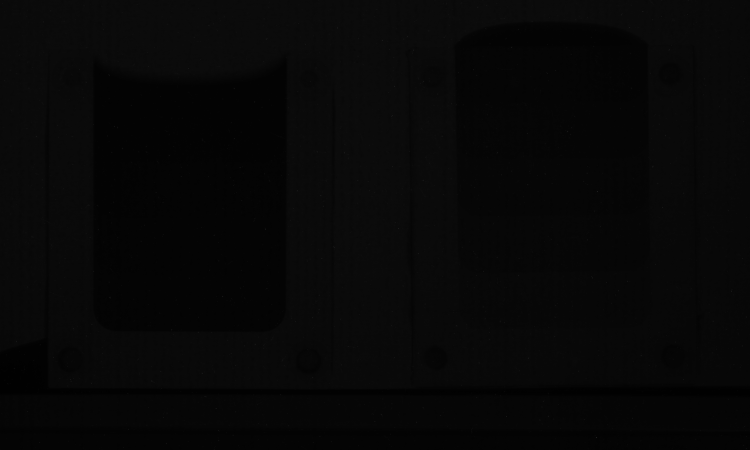
#> input picture tutorials/00_Common/data/stepwedge/exp10s_h2o.tif, 1500 x 900 px (shown at 1/2 size); the run also reads 1 picture not shown here
$ jupyter execute --allow-errors 01_Analysis_AttenuationCoefficient_solution.ipynb
#> lines starting #> are read from the running program, lines starting #| are printed output that depends on the picture
<p style="font-size:2em;padding-bottom: 0.5em; font-weight: bold;">
<em>E-learning course on <br / ><br / >
Advanced Neutron Imaging</em>
</p>

# Measuring the attenuation coefficient of water using neutron imaging
## Solution
Anders Kaestner, Laboratory for Neutron Scattering and Imaging, Paul Scherrer Institut, 2023

## Tutorial objectives

- Learning how to work with images in python.
- Understanding how the water content can be quantified from images.
    - Normalization
    - Correcting for scattering
    - Estimating the attenation coefficient of water (video demonstration).

### Loading some needed packages

[cell 1]
import numpy as np
import matplotlib.pyplot as plt
import tifffile as tiff
import pandas as pd
import skimage.morphology as morph
import sys

if "google.colab" in sys.modules:
    # Running on colab we need to download repos from github
    !rm -rf scripts
    !rm -rf QuantifyingNeutronImages
    !git clone https://github.com/ImagingELearning/QuantifyingNeutronImages.git
    !git clone https://github.com/neutronimaging/scripts.git
    data_path="/content/QuantifyingNeutronImages/tutorials/00_Common/data/"
    sys.path.append("/content/scripts/python")
else:
    # Running locally on your computer
    data_path = "../00_Common/data/"

import sys
sys.path.append('../00_Common/')
import amglib.bb as bb

## Working with images
In this section you will be given some useful image operations that you'll need during the tutorial.

### Load and inspect images
In this tutorial, we will work with tiff images. These are best read using the ```tifffile``` package.

[cell 2]
img=tiff.imread(data_path+'stepwedge/exp10s_h2o.tif')
#> img is the input picture: shape (900, 1500) uint16; min 373, max 21115, mean 1941.7

The ```imread``` can read single and multi-frame tiff images. Multi-frame are either volumes or time-series of 2D-images.

The loaded image is essentially a large 2D or 3D matrix and inspecting the individual number does rarely make sense. Therefore, we need a way to display the images. This is provided by the package ```matplotlib.pyplot```:

[cell 3]
plt.imshow(img);

This image has some outliers and the relevant information is too dark. This can be adjusted using ```vmin``` and ```vmax```.

[cell 4]
plt.imshow(img,vmin=300, vmax=4000);

We should also add some decorations like axis labels, title and colorbar to the image.

[cell 5]
plt.imshow(img,vmin=300, vmax=4000);
plt.colorbar(shrink=0.75)
plt.title('Step wedge')
plt.xlabel('x axis [pixels]')
plt.ylabel('y axis [pixels]');
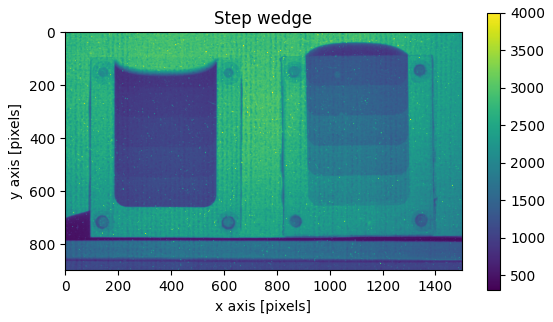
#> figure drawn by matplotlib, 2 panels

We may not want to work with both wedges at the same time. Then we can crop using array slicing. The intervals are give with the colon separator e.g. here 750:1450 means we use the columns in this interval. Note also that the rows are specified with a single colon. This means we use all rows.

[cell 6]
plt.imshow(img[:,750:1450],vmin=300, vmax=4000);
plt.colorbar(shrink=0.75)
plt.title('Cropped step wedge')
plt.xlabel('x axis [pixels]')
plt.ylabel('y axis [pixels]');
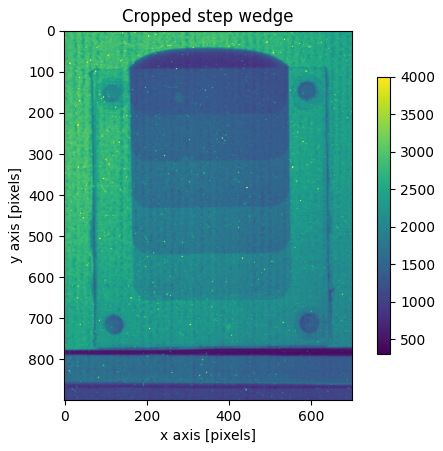
#> figure drawn by matplotlib, 2 panels

### Image calculations
The images are often manipulated pixelwise the arithmetic operations are applied for each pixel in the image individually. This can be done with two images with the same shape or with constants

```python
c=a+b
d=3.14*c
f=(c-a)/b
```

With the numpy package you can also apply many functions
```python
c=np.log(b)
a=np.sin(x)
```

### Working on selected pixels
Sometimes it is needed to adjust a selection of pixels to avoid bad calculations like division by zero etc.

```python
a[a<1]=1
```
finds all pixels with values less than one and replaces them by one.

## Determining the attenuation coefficient of water
Neutrons are very sensitive to hydrogen. This fact is often used in neutron imaging to measure the local water content in a sample. The thickness of water behind each pixel can be determined using Beer-Lambert's law

$$I_{wet}=I_0 e^{-\int_L \mu(x)dx}$$

which simplifies to

$$I=I_0 e^{-\left(l_{H_2O}\cdot\mu_{H_2O}+l_{sand}\cdot\mu_{sand}+l_{container}\cdot\mu_{container}\right)}$$

The terms for _sand_ and _container_ can be removed with help of reference images, which leaves us with the term for water $l_{H_2O}\cdot\mu_{H_2O}$. Here, $l_{H_2O}$ is the thinkness of water which is the information we want to know and $\mu_{H_2O}$ is the attenuation coefficient of water. Now, this measurement provides more information than we actually need. Therefore, we need a reference meassurement if the container with dry sand.

$$I_{dry}=I_0 e^{-\left(l_{sand}\cdot\mu_{sand}+l_{container}\cdot\mu_{container}\right)}$$

Dividing $I_{wet}$ by $I_{dry}$ like

$$T_{H_2O}=\frac{I_{wet}}{I_{dry}}=e^{-l_{H_2O}\cdot\mu_{H_2O}}$$

Gives us the transmission contribution of water. This result still doesn't tell us the water thickness. For that, we need to know the attenuation coefficient of water $\mu_{H_2O}$ which we will estimate in the first exercise.

### Using a step wedge
A step wedge is a wedge shaped device with step wise increasing material thickness. This allows to determine the attenuation coefficient for different thicknesses and thereby increasing the accuracy of the estimate compared to measuring for a single thickness.

A step wedge for liquids is a container in which you pour the liquid. It is best to use a container with constant wall thickness to reduce the uncertainty of changing amounts of material besides the liqiud itself. The wedges used in this experiment have the steps
0.5, 1.0, 1.5, 2.0, 2.5 mm for the thinner wedge and 3.0, 3.5, 4.0, 4.5, 5.0 mm for the thicker wedge.

For this task you'll need a collection of images.
1. Reference images, open beam and dark current.
2. One image of the empty container.
3. One image of the filled container.

It is important that the contatiner is not displaced between 2. and 3., otherwise there will be normalization errors. The data is located in the folder ```../data/stepwedge``` where the filenames indicate the file contents and also which exposure time was used.

### Video - Explaining the step wedge
<video controls src="movies/StepWedges.mp4" height="300px" type="video/mp4"></video>

[On youtube](https://youtu.be/lIwCt-yH3io)

### Video - Using the step wedge in the beamline
<video controls src="movies/ICONStepWedgeExperiment.mp4" height="300px" type="video/mp4"></video>

[On youtube](https://youtu.be/kFioGk9Ckog)

### Computing the attenuation coefficient - part 1
In this exercise you will load an image with a stepwedge and reference images for open beam and dark current. These images will be used to calculate $\mu$ for different thicknesses. Please note here that the step wedge container material is also included in the image. This means that you will include the contribution of $l_{container}\cdot\mu_{container}$ in your measurement. How can you compensate for this term?

#> (a cell that did not finish here is left out)

[cell 8]
## Solution
dc    = tiff.imread('../00_common/data/stepwedge/exp60s_dc.tif')
ob    = tiff.imread('../00_common/data/stepwedge/exp60s_ob.tif')
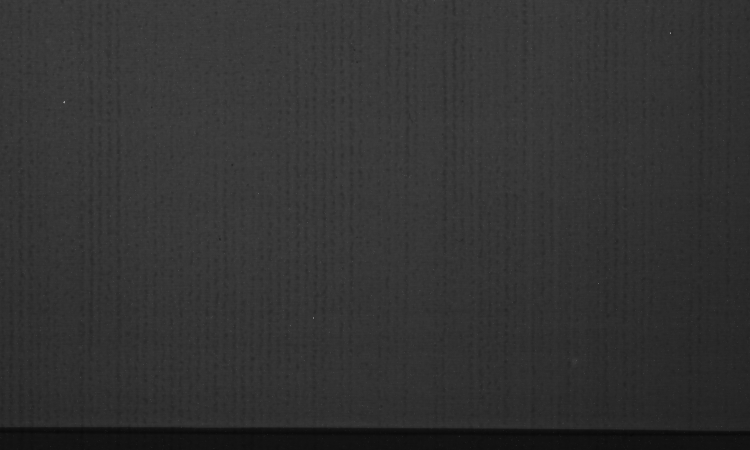
#> input picture tutorials/00_Common/data/stepwedge/exp60s_ob.tif, 1500 x 900 px, found by its file name (shown at 1/2 size)
#> ob is the input picture: shape (900, 1500) uint16; min 1976, max 63631, mean 12988.3
empty = tiff.imread('../00_common/data/stepwedge/exp60s_empty.tif')
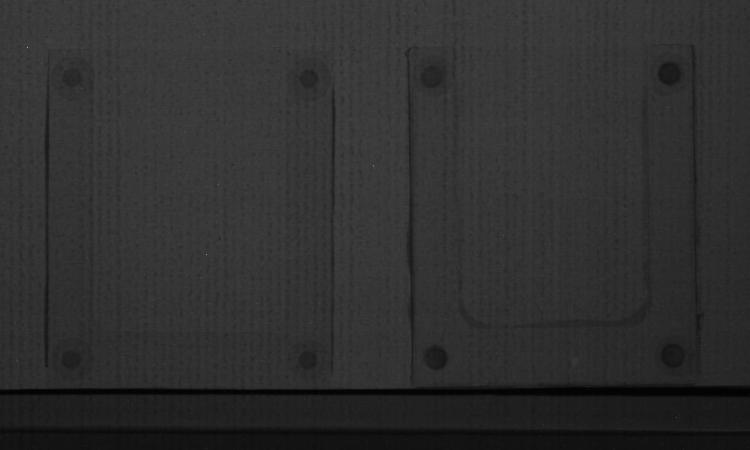
#> input picture tutorials/00_Common/data/stepwedge/exp60s_empty.tif, 1500 x 900 px, found by its file name (shown at 1/2 size)
#> empty is the input picture: shape (900, 1500) uint16; min 816, max 64076, mean 12237.2
h2o   = tiff.imread('../00_common/data/stepwedge/exp60s_h2o.tif')
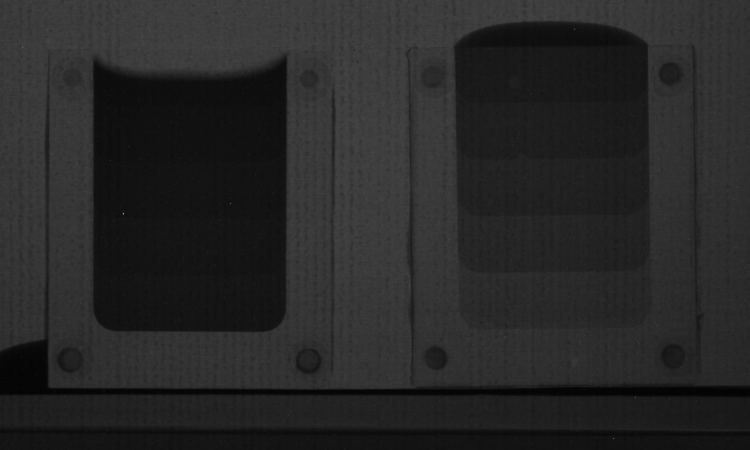
#> input picture tutorials/00_Common/data/stepwedge/exp60s_h2o.tif, 1500 x 900 px, found by its file name (shown at 1/2 size)
#> h2o is the input picture: shape (900, 1500) uint16; min 911, max 64075, mean 10209.6

fig, ax = plt.subplots(1,4,figsize=(15,5))

ax[0].imshow(dc,vmin=200,vmax=400)
ax[0].set_title('DC')
ax[1].imshow(ob,vmin=300,vmax=20000)
ax[1].set_title('OB')
ax[2].imshow(empty,vmin=300,vmax=20000)
ax[2].set_title('Empty')
ax[3].imshow(h2o,vmin=300,vmax=20000)
ax[3].set_title('H2O');

Ideally, you should be able to calculate
$$p=\int_L \mu(x)dx= -log\left(\frac{I}{I_0}\right)$$
Technically, there are two details to handle when you want to normalize your images
1. The detector adds a bias to the images due to the dark current noise.
2. The neutron source is not operating with constant flux

Therefore, we have to modify the equation to
$$p=\int_L \mu(x)dx= -log\left(\frac{I-I_{DC}}{I_0-I_{DC}}\cdot \frac{D(I_0-I_{DC})}{D(I-I_{DC})}\right)$$
where $I_0$ is a dark current image and $D(\cdot)$ is a dose operator. The dose is often measured as the average gray level in a region on the side of the measured object. To do this you have to identify the coordinates of the region you like to use and use array slicing and the average operation, e.g. ```img[100:150, 200:250].mean()``` will compute the average value in the region of rows 100 to 150 and columns 200 to 250. The logarithm function is provided by numpy as ```np.log()```.

[cell 9]
# Normalize (your code)

Subtract DC and adjust pixels less than '1' to '1'.

[cell 10]
## Solution
empty = empty - dc
empty[empty<1]=1
h2o = h2o - dc
h2o[h2o<1]=1

Locate a region to compute the dose

[cell 11]
# Solution
plt.imshow(h2o)
#plt.imshow(h2o[200:300,720:750])

# doses
d  = h2o[200:300,720:750].mean()
#> d = 15679.9
d0 = empty[200:300,720:750].mean()
#> d0 = 14831.5

[cell 12]
# solution continued
p=-np.log(d0/d*h2o/empty)
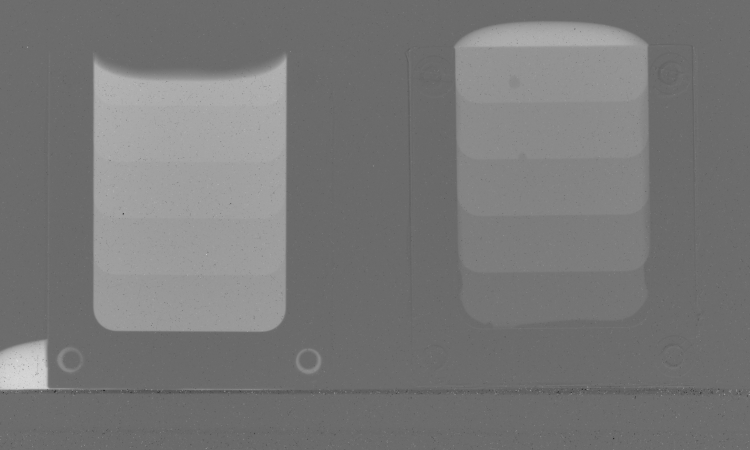
#> p: shape (900, 1500) float64 (shown at 1/2 size); min -2.4, max 3.32, mean 0.299; drawn with min black and max white
plt.imshow(p,vmin=0, vmax=1.75)

You can also compare the effect of including the dose term. Note that $p$ should be zero in air.

#### Obtain the step values from the images
The goal of the exercise is to obtain a gray value from each thickness in the wedges. This is again done using array slicing and averaging like for the dose value. This time, we will however only compute the average in one direction at first using ```img[100:150, 200:250].mean(axis=1)```. Here, ```axis=1``` tells that the average is computed in the horizontal direction only. Find the region you want to measure and plot the resulting average profile. You can also compute the standard deviation using the array method ```.std(axis=1)``` if you like. Fitting the data points to estimate the is easiest done using ```m,b=np.polyfit(x,y,1)```.

[cell 13]
# Your fitting code

[cell 14]
# solution
profile = p[50:750,1000:1200].mean(axis=1)
#> profile = 700 values, max 1.46 at index 31, min 0.0112 at index 615, mean 0.52
fig,ax = plt.subplots(1,3,figsize=(15,5))
ax[0].plot(profile)
ax[0].set_xlabel(r'Pixel position')
ax[0].set_ylabel(r'$l\cdot{}\mu$')

# The steps are detected with help of a basic edge detection
ax[1].plot(np.diff(profile)<-0.025)
ax[1].set_xlabel(r'Pixel position')
ax[1].set_ylabel(r'Edge detected')

thickness = np.array([2.5,2,1.5,1,0.5])/10 # cm

ot0 = []

ot0.append(profile[80:120].mean())
ot0.append(profile[180:220].mean())
ot0.append(profile[290:350].mean())
ot0.append(profile[390:460].mean())
ot0.append(profile[500:560].mean())
ax[2].plot(thickness,ot0,marker='o')
ax[2].set_xlabel('Thickness [cm]')
ax[2].set_ylabel(r'$l\cdot{}\mu$');
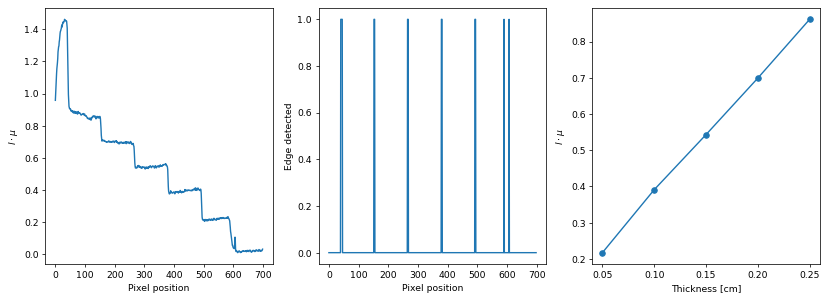
#> figure drawn by matplotlib, 3 panels; panel 1: curve peaks at x = 31, y = 1.46; panel 2: curve peaks at x = 40, y = 1

__Comment:__ There are different ways to obtain the data points for this study. The trivial solution is to look up the index intervals manually. If you want a more challenging task, you can implement an automated solution using the ```label``` function from scikit image.

[cell 15]
# solution continued
mu0, b0 = np.polyfit(thickness, ot0, 1)
#> mu0 = 3.19; b0 = 0.0636

plt.plot(thickness,ot0,'o', label = 'Measured data')
plt.plot(thickness,thickness*mu0+b0, label = 'Fit')
plt.title(r"mu={0:0.3f}, b={1:0.3f}".format(mu0,b0));
plt.xlabel('Thickness [cm]')
plt.ylabel(r'$l\cdot{}\mu{} [1]$');
plt.legend();
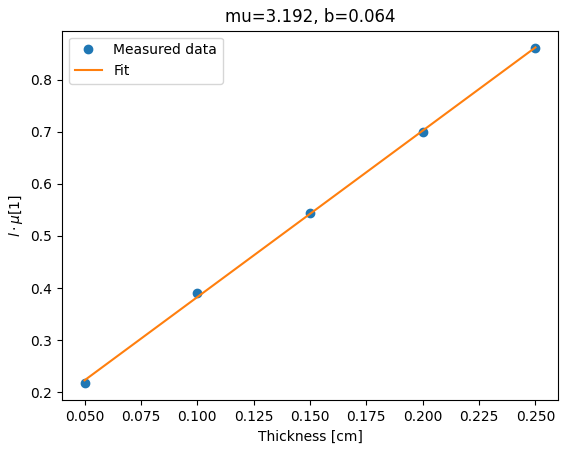
#> figure drawn by matplotlib, 1 panel

### The impact of scattering
The attenuation law assumes the radiation to be absorbed by the medium the are entering. This is however not true for neutrons. They are dominantly scattered in the material with the consequence that they will produce a bias in the images. This bias can result in measurement errors up to 50%. In the figure below, you can see how the ratio between scattering and absorption in by different commonly used elements.

[cell 16]
elements = 'H','O','C','Al','Fe','Cu','Si','Pb'
idx = np.arange(len(elements))
xs = np.array([[1.7568, 80.26,  82.02,  0.3326 ],
      [4.232,  0.0008, 4.232,  0.00019],
      [5.551,  0.001,  5.551,  0.0035],
      [1.495,  0.0082, 1.503,  0.231 ],
      [11.22,  0.4,    11.62,  2.56 ],
      [7.485,  0.55,   8.03,   3.78 ],
      [2.163,  0.004,  2.1670, 0.171],
      [11.115, 0.003,  11.118, 0.171 ]])

width= 0.85
fontsize=12
plt.figure(figsize=[4.5,4.5])
plt.bar(idx,xs[:,2],width,label='Scattering')
plt.bar(idx,xs[:,3],width,label='Absorption',bottom=xs[:,2])
plt.xticks(idx,elements,fontsize=fontsize)
plt.yticks(fontsize=fontsize)
plt.legend(fontsize=fontsize)
plt.xlabel('Elements')
plt.ylabel('Cross section [barn]')
plt.title('Neutron cross sections');
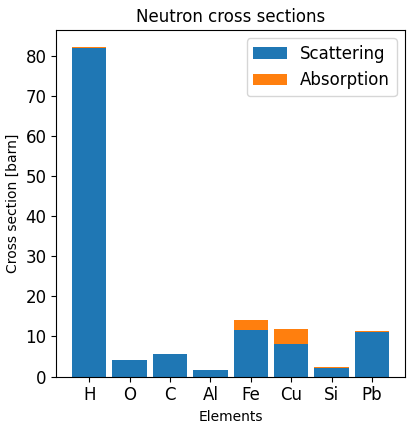
#> figure drawn by matplotlib, 1 panel; tallest bar 82.02 high, from x = -0.425 to 0.425; tallest bar 3.78 high, from x = 4.58 to 5.42

### Computing the attenuation coefficient - part 2

Correcting for the biases introduced by scattering requires additional reference images that allows you to estimate the scattering contributions from sample and instrument background. This is done by inserting a grid of absorbing dots. Ideally, there shouldn't be any intensity to measure behind these dots, in practice, however, there is. This intensity is caused by the scattered neutrons, and therefore, also the bias we want to subtract from the images to obtain a more correct normalization.

[Boillat et al. 2018](https://doi.org/10.1364/OE.26.015769)

### Video - Explaining the black body grid
<video controls src="movies/ScatterCorrectionGrids.mp4" height="300px" type="video/mp4"></video>

[On youtube](https://youtu.be/9lPP-PrJx7U)

Scattering correction requires a revised form of the normalization equation we previously used. This equation now includes estimated of the scattered neutrons. These esitmates are computed from two additional reference images where a grid with black body dots is inserted in open beam and sample images.

$$\frac{\tilde{I}_n}{\tilde{I}_{OB}}=\frac{I_n}{I_{OB}}\cdot\frac{D(I_{OB})}{D(I_{n})}=\frac{I_{n}^{*}-I_{DC}-I_{n,BB}^{S}\frac{D\left(I_{n}^{*}-I_{DC}\right)}{D\left(I_{n,BB}^{*}-I_{DC}-\left(1-\frac{1}{\tau_{BB}}\right)I_{n,BB}^{S}\right)\tau_{BB}}}{I_{OB}^{*}-I_{DC}-I_{BG,BB}^{S}\frac{D\left(I_{OB}^{*}-I_{DC}\right)}{D\left(I_{OB,BB}^{*}-I_{DC}-\left(1-\frac{1}{\tau_{BB}}\right)I_{BG,BB}^{S}\right)\tau_{BB}}}\cdot\frac{D\left(I_{OB}^{*}-I_{DC}-I_{BG,BB}^{S}\frac{D\left(I_{OB}^{*}-I_{DC}\right)}{D\left(I_{OB,BB}^{*}-I_{DC}-\left(1-\frac{1}{\tau_{BB}}\right)I_{BG,BB}^{S}\right)\tau_{BB}}\right)}{D\left(I_{n}^{*}-I_{DC}-I_{n,BB}^{S}\frac{D\left(I_{n}^{*}-I_{DC}\right)}{D\left(I_{n,BB}^{*}-I_{DC}-\left(1-\frac{1}{\tau_{BB}}\right)I_{n,BB}^{S}\right)\tau_{BB}}\right)}$$

The revised equation is, as you can see, quite complicated and __we will use a pre-implemented function__ in this exercise.

In this exercise we'll need some additional reference images. Namely those needed to estimate the bias introduced by scattering. These images are also located in the folder with the step wedge images.

- ```exp##s_bbempty.tif```
- ```exp##s_bbh2o.tif```

#> (a cell that did not finish here is left out)

[cell 18]
# Solution
bbob  = tiff.imread('../00_common/data/stepwedge/exp60s_bbempty.tif')
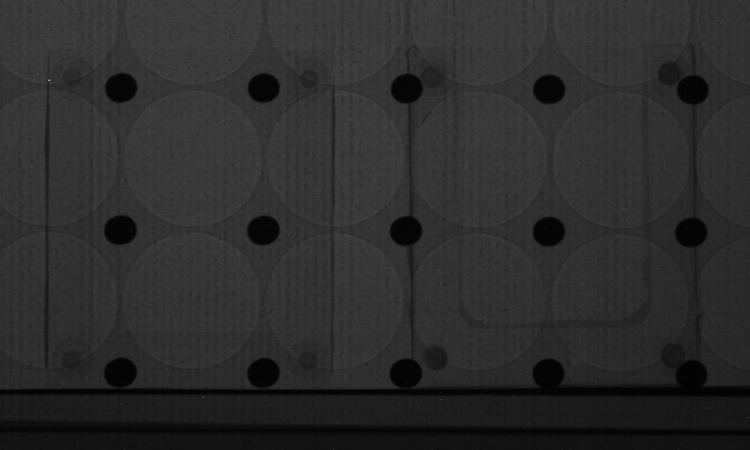
#> input picture tutorials/00_Common/data/stepwedge/exp60s_bbempty.tif, 1500 x 900 px, found by its file name (shown at 1/2 size)
#> bbob is the input picture: shape (900, 1500) uint16; min 742, max 64074, mean 11479.7
#> (the rest of this cell did not finish here and is left out)

We now want to fit the shape of the graylevels behind the black body dots. This is done in two steps:
1. Detect the dots
2. Fit the dot information to a second order polynomial in x and y.

The dot detection is based on a method called template matching. The method requires a template of what it is supposed to find. In our case this is an isolated black body dot. The dot is located in the ROI described by the parameter ```roi=[r0,c0,r1,c1]```

#> (a cell that did not finish here is left out)

The next step is to measure the graylevels behind the BB dots

[cell 20]
# Support function to extract the bb info
from skimage.measure import label, regionprops
from skimage.draw import disk
def get_bb_info(img,mask,R) :
    lbl = label(bbmask)
    regions=[]
    for region in regionprops(lbl):
        x,y = region.centroid
        rr, cc = disk((x,y), R)
        dotdata = img[rr,cc]
        regions.append({'label': region.label,
                        'mean' : np.mean(dotdata),
                        'median' : np.median(dotdata),
                        'r' : region.centroid[0],
                        'c' : region.centroid[1]})

    return pd.DataFrame.from_dict(regions)

#> (a cell that did not finish here is left out)

Now, we are ready to create images with the scattering contribution for open beam and sample image. We will be using the median gray level here to reduce the impact of outliers.

#> (a cell that did not finish here is left out)

[cell 23]
# Visualization
cmap = 'coolwarm'
#> cmap = 'coolwarm'
fig,ax=plt.subplots(1,3,figsize=(15,5))
#> (the rest of this cell did not finish here and is left out)

#> (a cell that did not finish here is left out)

[cell 25]
# Visualization
cmap = 'coolwarm'
fig,ax=plt.subplots(1,3,figsize=(15,5))
#> (the rest of this cell did not finish here and is left out)

The last step of this extended normalization procedure is to apply the equation above. Here, it is importand to mark a roi for the dose correction. This should be a region outside the samples and the grid as well.

#> (a cell that did not finish here is left out)

At last we can inspect what the profile looks like. Before and after scattering correction. Again plot the profile over the step wedge using the two images from before and after. The white spots can be removed using a spot cleaning filter or plainly apply a median filter like ```skimage.filters.median```. The white line and blob below the step wedges are too opaque for the neutrons to be transmitted.

[cell 27]
# your code for the plotting

[cell 28]
# Solution
p0 = p[50:750,1000:1200].mean(axis=1)
#> p0 has the same summary as profile
#> (the rest of this cell did not finish here and is left out)
